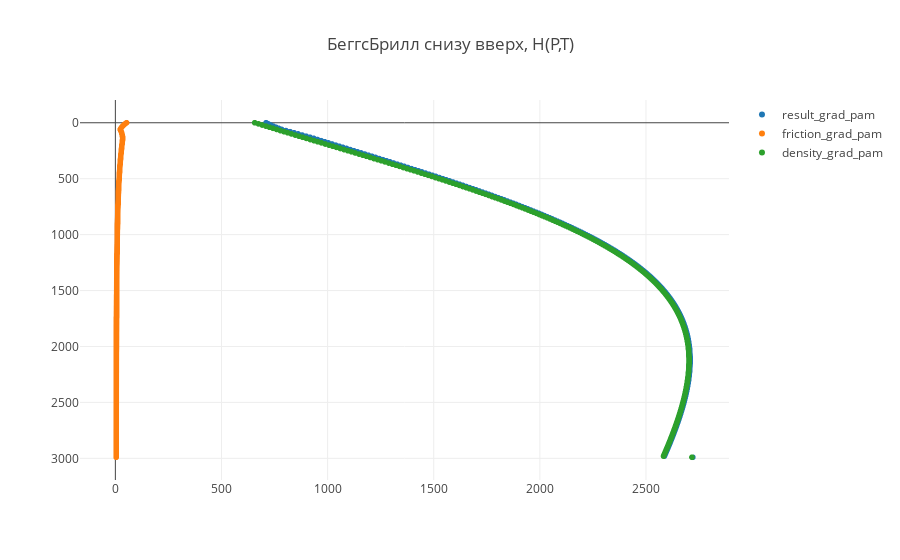

Write notebook code for a chart like this one.
### Code cell
trace1 = trace(50)
trace2 = trace(53)
trace3 = trace(54)
data = [trace1, trace2, trace3]

plot()

### Figure 1 — Plotly figure (JSON) as saved in the notebook; plotly's stock layout.template omitted (floating-point values rounded to 4 significant figures; data arrays with more than 128 entries replaced by an {"elided": "..."} marker saying what was removed)
{"data": [{"mode": "markers", "name": "result_grad_pam", "type": "scattergl", "uid": "51ebc3b1-e116-417a-9059-63f3248dacf2", "x": {"elided": "300 float values"}, "y": {"elided": "300 int values"}}, {"mode": "markers", "name": "friction_grad_pam", "type": "scattergl", "uid": "96050e24-c9b4-47b6-9cfe-c8db70d08d1a", "x": {"elided": "300 float values"}, "y": {"elided": "300 int values"}}, {"mode": "markers", "name": "density_grad_pam", "type": "scattergl", "uid": "8f32508a-0db7-4bee-bcc0-82e8346406bd", "x": {"elided": "300 float values"}, "y": {"elided": "300 int values"}}], "layout": {"title": {"text": "БеггсБрилл снизу вверх, H(P,T)"}, "yaxis": {"autorange": "reversed"}}}
